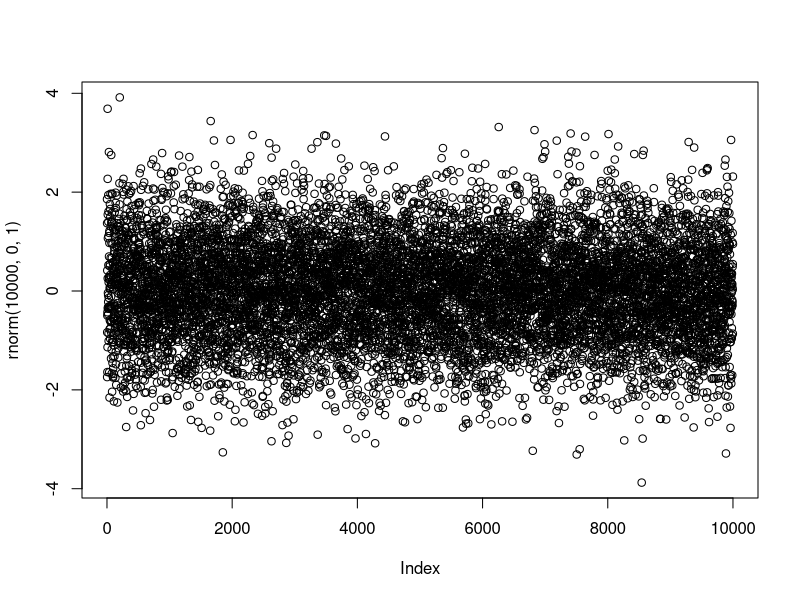
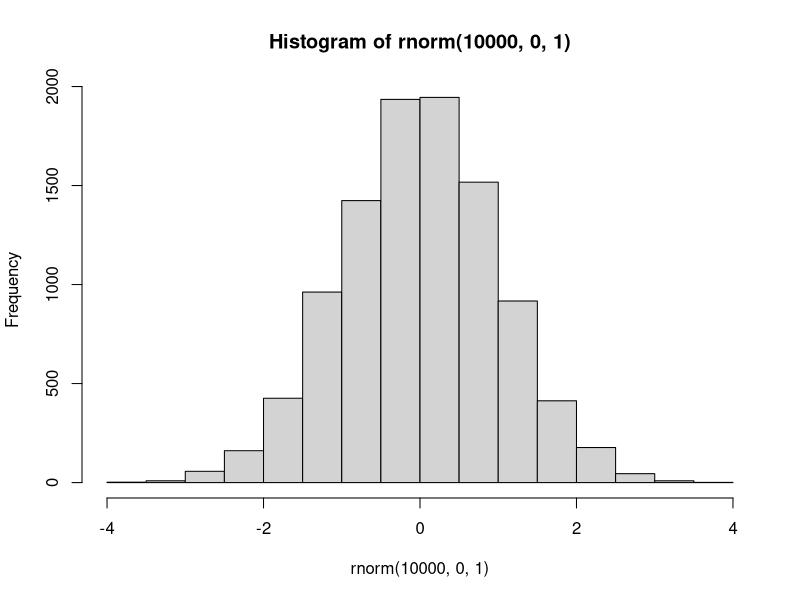

Write R code to recreate these figures, in order.
# emperical rule for standard normal distribution

# for a normal distribution
rnorm(100, 0, 1)

# you can plot it
plot(rnorm(10000, 0, 1))

# too crowded, let's use histrogram in this case
hist(rnorm(10000, 0, 1))

# a very good 'bell' shape distribution

# for a number like 3, it is far away from the center 0:
# what's the chance for it to be '3'
pnorm(3, 0, 1)
# how about -3
pnorm(-3, 0, 1)

# so let's find the 'total probability' between -3 and 3
pnorm(3, 0, 1) - pnorm(-3, 0, 1)

# we got 99.7%

# in this fashion we can find :
pnorm(2, 0, 1) - pnorm(-2, 0, 1)

# 95.5%

pnorm(1, 0, 1) - pnorm(-1, 0, 1)
# 68.2% roughly

# these three numbers : 68, 95, and 99.7 are the rule of thumb numbers !

# THANKS FOR WATCHING !
